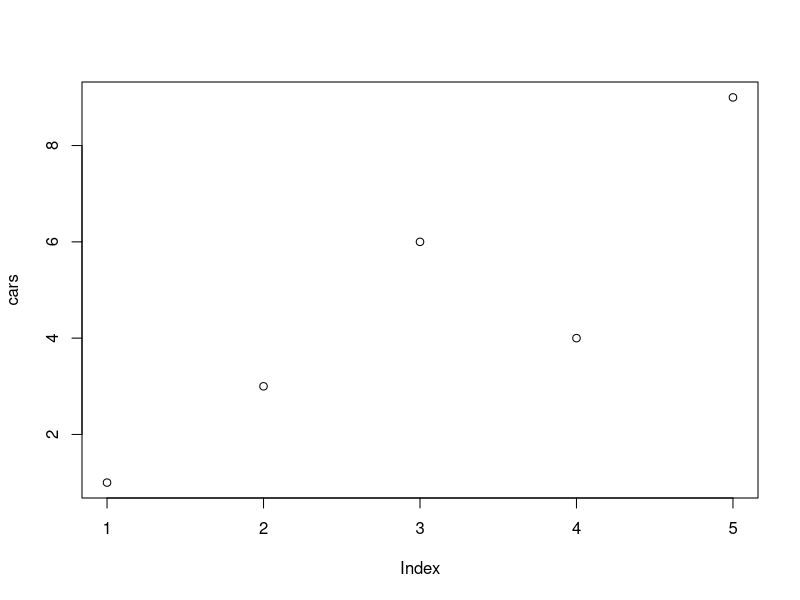
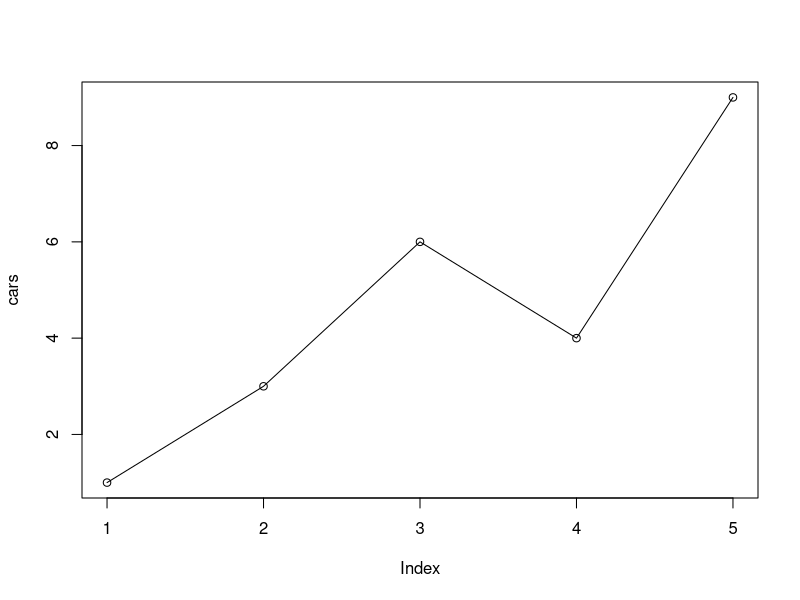
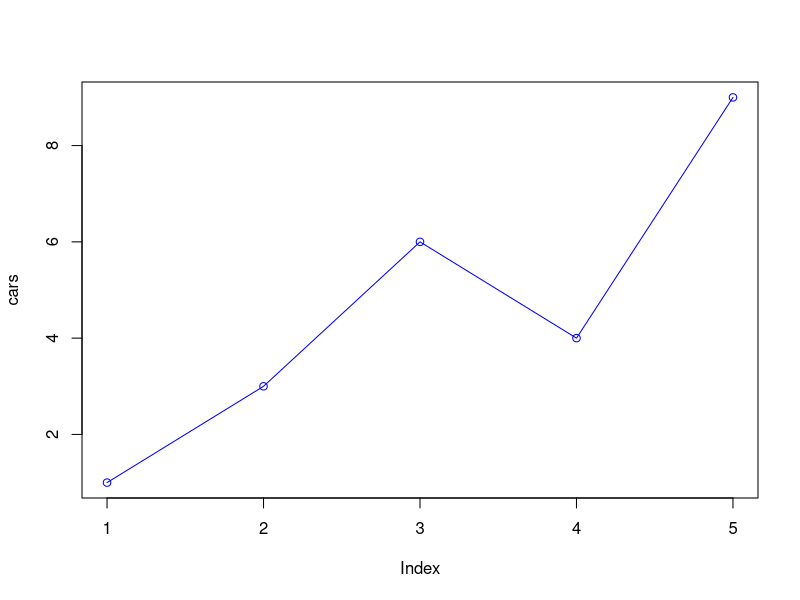
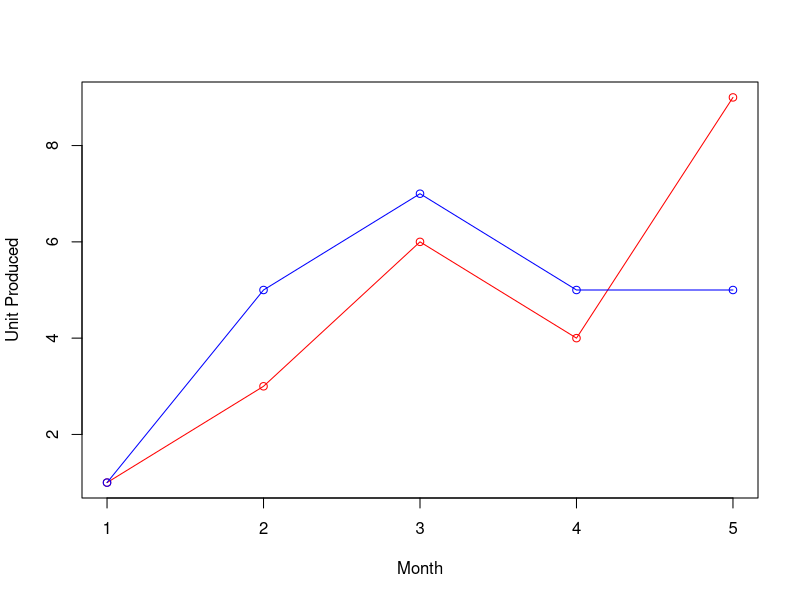

Generate these figures, in order, with R:
vec1<-c(1,2,3)
vec2<-c(4,5,6)
colum.names<-c("Col1", "Col2","Col3")
row.names<-c("Row1","Row2","Row3")
matrix.names<-c("MatA","MatB")
res1<-array(c(vec1,vec2), dim = c(3,3,2),dimnames=list(colum.names,row.names,matrix.names))
print(res1)
list_data <- list(c("Jan","Feb","Mar"), matrix(c(3,9,5,1,-2,8), nrow = 2),
                  list("green",12.3))
print(list_data[3])

# Create two lists.
list1 <- list(1,2,3)
list2 <- list("Sun","Mon","Tue")

# Merge the two lists.
merged.list <- c(list1,list2)

# Print the merged list
print(merged.list)
cars <- c(1, 3, 6, 4, 9) # Define the cars vector with 5 values
plot(cars) # Graph the cars vector with all defaults
plot(cars, type = "o")
plot(cars, type="o", col="blue")
plot(cars,type = "o", col = "red", xlab = "Month", ylab = "Unit Produced")
trucks <- c(1, 5, 7, 5, 5)
lines(trucks, type = "o", col = "blue")